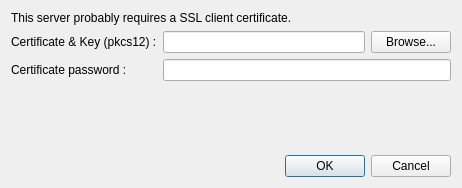
<?xml version="1.0" encoding="UTF-8"?>
<ui version="4.0">
 <class>OCC::AddCertificateDialog</class>
 <widget class="QDialog" name="OCC::AddCertificateDialog">
  <property name="windowModality">
   <enum>Qt::ApplicationModal</enum>
  </property>
  <property name="geometry">
   <rect>
    <x>0</x>
    <y>0</y>
    <width>462</width>
    <height>188</height>
   </rect>
  </property>
  <property name="windowTitle">
   <string>SSL client certificate authentication</string>
  </property>
  <layout class="QVBoxLayout" name="verticalLayout">
   <item>
    <widget class="QLabel" name="labelErrorMessage">
     <property name="text">
      <string>This server probably requires a SSL client certificate.</string>
     </property>
     <property name="wordWrap">
      <bool>true</bool>
     </property>
    </widget>
   </item>
   <item>
    <layout class="QFormLayout" name="formLayout">
     <item row="0" column="0">
      <widget class="QLabel" name="labelCertificateFile">
       <property name="text">
        <string>Certificate &amp; Key (pkcs12) :</string>
       </property>
      </widget>
     </item>
     <item row="0" column="1">
      <layout class="QHBoxLayout" name="horizontalLayout">
       <item>
        <widget class="QLineEdit" name="lineEditCertificatePath">
         <property name="text">
          <string/>
         </property>
        </widget>
       </item>
       <item>
        <widget class="QPushButton" name="pushButtonBrowseCertificate">
         <property name="text">
          <string>Browse...</string>
         </property>
        </widget>
       </item>
      </layout>
     </item>
     <item row="1" column="0">
      <widget class="QLabel" name="labelPWDCertificate">
       <property name="text">
        <string>Certificate password :</string>
       </property>
      </widget>
     </item>
     <item row="1" column="1">
      <widget class="QLineEdit" name="lineEditPWDCertificate">
       <property name="text">
        <string/>
       </property>
       <property name="echoMode">
        <enum>QLineEdit::Password</enum>
       </property>
      </widget>
     </item>
    </layout>
   </item>
   <item>
    <widget class="QLabel" name="labelErrorCertif">
     <property name="palette">
      <palette>
       <active>
        <colorrole role="Text">
         <brush brushstyle="SolidPattern">
          <color alpha="255">
           <red>231</red>
           <green>23</green>
           <blue>12</blue>
          </color>
         </brush>
        </colorrole>
       </active>
       <inactive>
        <colorrole role="Text">
         <brush brushstyle="SolidPattern">
          <color alpha="255">
           <red>231</red>
           <green>23</green>
           <blue>12</blue>
          </color>
         </brush>
        </colorrole>
       </inactive>
       <disabled>
        <colorrole role="Text">
         <brush brushstyle="SolidPattern">
          <color alpha="255">
           <red>127</red>
           <green>127</green>
           <blue>127</blue>
          </color>
         </brush>
        </colorrole>
       </disabled>
      </palette>
     </property>
     <property name="text">
      <string/>
     </property>
     <property name="wordWrap">
      <bool>true</bool>
     </property>
    </widget>
   </item>
   <item>
    <spacer name="verticalSpacer">
     <property name="orientation">
      <enum>Qt::Vertical</enum>
     </property>
     <property name="sizeHint" stdset="0">
      <size>
       <width>20</width>
       <height>40</height>
      </size>
     </property>
    </spacer>
   </item>
   <item>
    <widget class="QDialogButtonBox" name="buttonBox">
     <property name="orientation">
      <enum>Qt::Horizontal</enum>
     </property>
     <property name="standardButtons">
      <set>QDialogButtonBox::Cancel|QDialogButtonBox::Ok</set>
     </property>
    </widget>
   </item>
  </layout>
 </widget>
 <resources/>
 <connections>
  <connection>
   <sender>buttonBox</sender>
   <signal>accepted()</signal>
   <receiver>OCC::AddCertificateDialog</receiver>
   <slot>accept()</slot>
   <hints>
    <hint type="sourcelabel">
     <x>248</x>
     <y>254</y>
    </hint>
    <hint type="destinationlabel">
     <x>157</x>
     <y>274</y>
    </hint>
   </hints>
  </connection>
  <connection>
   <sender>buttonBox</sender>
   <signal>rejected()</signal>
   <receiver>OCC::AddCertificateDialog</receiver>
   <slot>reject()</slot>
   <hints>
    <hint type="sourcelabel">
     <x>316</x>
     <y>260</y>
    </hint>
    <hint type="destinationlabel">
     <x>286</x>
     <y>274</y>
    </hint>
   </hints>
  </connection>
 </connections>
</ui>
